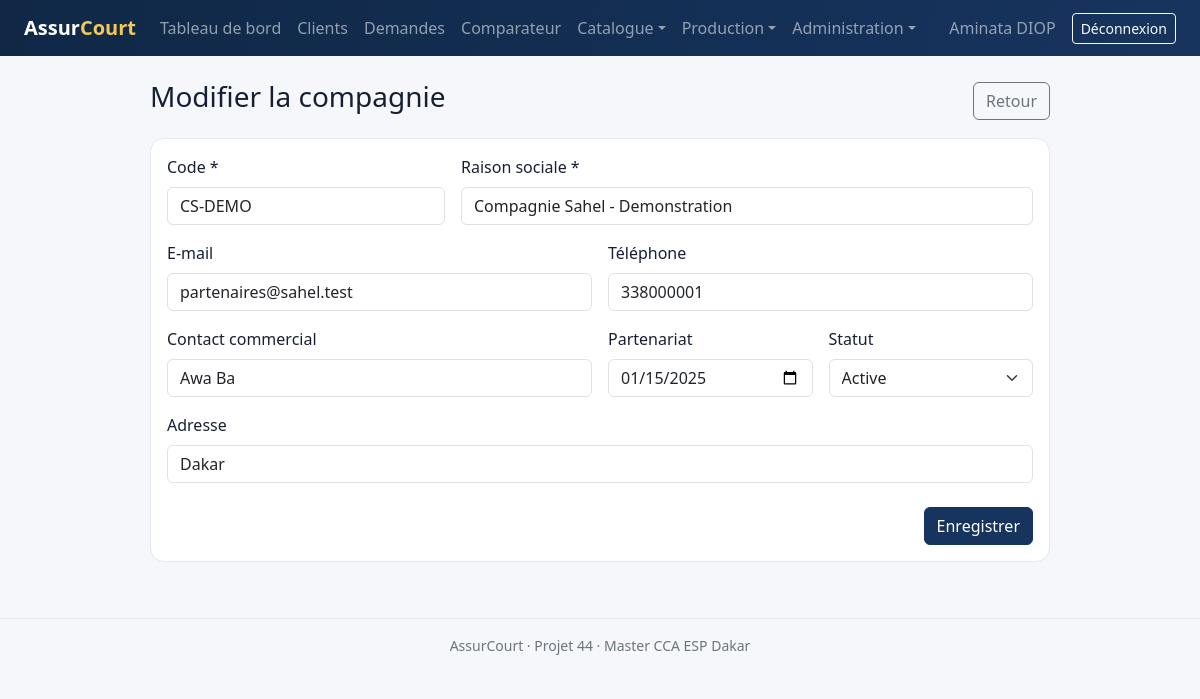
The page /public/compagnies/form.php?id=1 (signed in) on the database its author committed.
### tables this page shows
CREATE TABLE compagnies (
    id BIGINT UNSIGNED AUTO_INCREMENT PRIMARY KEY,
    code VARCHAR(20) NOT NULL UNIQUE,
    raison_sociale VARCHAR(190) NOT NULL,
    email VARCHAR(190) NULL,
    telephone VARCHAR(30) NULL,
    adresse VARCHAR(255) NULL,
    contact_commercial VARCHAR(190) NULL,
    statut ENUM('active','inactive') NOT NULL DEFAULT 'active',
    date_partenariat DATE NULL,
    created_at TIMESTAMP NOT NULL DEFAULT CURRENT_TIMESTAMP
);

### includes/helpers.php (called while the page is built, shortened)
<?php
function e(?string $value): string
{
    return htmlspecialchars($value ?? '', ENT_QUOTES | ENT_SUBSTITUTE, 'UTF-8');
}

### public/compagnies/form.php (the view, shortened to what this page needs)
<?php
$db=Database::connection();$id=max(0,(int)($_GET['id']??$_POST['id']??0));$data=['code'=>'','raison_sociale'=>'','email'=>'','telephone'=>'','adresse'=>'','contact_commercial'=>'','date_partenariat'=>'','statut'=>'active'];
if($id){$s=$db->prepare('SELECT * FROM compagnies WHERE id=?');$s->execute([$id]);$data=$s->fetch()?:exit('Compagnie introuvable.');}
$title=$id?'Modifier la compagnie':'Nouvelle compagnie';require __DIR__.'/../../includes/header.php';?>
<div class="form-shell"><div class="page-heading"><h1 class="h3"><?= e($title) ?></h1><a class="btn btn-outline-secondary" href="index.php">Retour</a></div><?php if($errors): ?><div class="alert alert-danger"><?= e(implode(' ',$errors)) ?></div><?php endif; ?><form method="post" class="card card-body needs-validation" novalidate><?= csrf_field() ?><input type="hidden" name="id" value="<?= $id ?>"><div class="row g-3"><div class="col-md-4"><label class="form-label">Code *</label><input class="form-control" name="code" value="<?= e($data['code']) ?>" required></div><div class="col-md-8"><label class="form-label">Raison sociale *</label><input class="form-control" name="raison_sociale" value="<?= e($data['raison_sociale']) ?>" required></div><div class="col-md-6"><label class="form-label">E-mail</label><input type="email" class="form-control" name="email" value="<?= e($data['email']) ?>"></div><div class="col-md-6"><label class="form-label">Téléphone</label><input class="form-control" name="telephone" value="<?= e($data['telephone']) ?>"></div><div class="col-md-6"><label class="form-label">Contact commercial</label><input class="form-control" name="contact_commercial" value="<?= e($data['contact_commercial']) ?>"></div><div class="col-md-3"><label class="form-label">Partenariat</label><input type="date" class="form-control" name="date_partenariat" value="<?= e($data['date_partenariat']) ?>"></div><div class="col-md-3"><label class="form-label">Statut</label><select class="form-select" name="statut"><option value="active" <?= $data['statut']==='active'?'selected':'' ?>>Active</option><option value="inactive" <?= $data['statut']==='inactive'?'selected':'' ?>>Inactive</option></select></div><div class="col-12"><label class="form-label">Adresse</label><input class="form-control" name="adresse" value="<?= e($data['adresse']) ?>"></div></div><div class="text-end mt-4"><button class="btn btn-primary">Enregistrer</button></div></form></div><?php require __DIR__.'/../../includes/footer.php'; ?>

### public/assets/css/app.css (style rules this page uses)
:root { --navy:#17345f;--blue:#2f6fae;--pale:#eaf2fb;--gold:#d4a72c;--ink:#172033 }
body { background:#f5f7fa;color:var(--ink);font-family:system-ui,-apple-system,"Segoe UI",sans-serif }
.card { border:1px solid #e5eaf0;border-radius:14px }
.btn-primary { background:var(--navy);border-color:var(--navy) }
.page-heading { display:flex;justify-content:space-between;align-items:center;gap:1rem;margin-bottom:1rem }
.form-shell { max-width:900px;margin:auto }

### rows shown on the page
compagnies: code "CS-DEMO", raison_sociale "Compagnie Sahel - Demonstration", email "partenaires@sahel.test", telephone "338000001", contact_commercial "Awa Ba", date_partenariat "01/15/2025", statut "Active", adresse "Dakar"

### other values the page prints
$_SESSION['user']['prenom'].' '.$_SESSION['user']['nom'] "Aminata DIOP"
$title "Modifier la compagnie"
